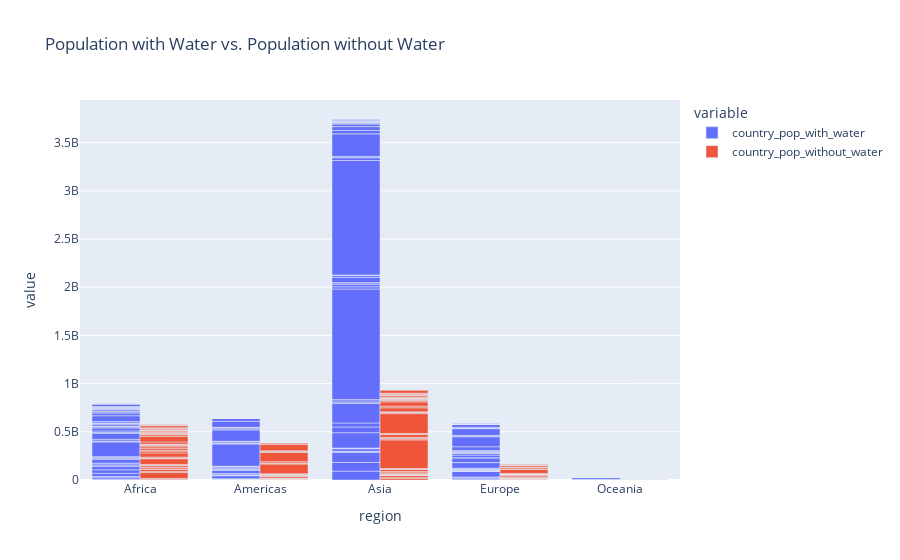

Notebook code cell kept with this figure:
### Code cell
# create stacked bar chart, stacking  "country_pop_with_water", and "country_pop_without_water" on the y axis as two bars. Using region as the x axis.
# px.bar(df_countries, x="region", y=["country_pop_with_water", "country_pop_without_water"], title="Population with Water vs. Population without Water", hover_data=["Entity"])

# create the same, but put the bars side by side
px.bar(df_countries, x="region", y=["country_pop_with_water", "country_pop_without_water"], barmode="group", title="Population with Water vs. Population without Water", hover_data=["Entity"])

### Figure 1 — Plotly figure (JSON) as saved in the notebook; plotly's stock layout.template omitted (floating-point values rounded to 4 significant figures; data arrays with more than 128 entries replaced by an {"elided": "..."} marker saying what was removed)
{"data": [{"alignmentgroup": "True", "customdata": {"elided": "189x1 str values"}, "hovertemplate": "variable=country_pop_with_water<br>region=%{x}<br>value=%{y}<br>Entity=%{customdata[0]}<extra></extra>", "legendgroup": "country_pop_with_water", "marker": {"color": "#636efa", "pattern": {"shape": ""}}, "name": "country_pop_with_water", "offsetgroup": "country_pop_with_water", "orientation": "v", "showlegend": true, "textposition": "auto", "type": "bar", "x": {"elided": "189 str values"}, "xaxis": "x", "y": {"elided": "189 float values"}, "yaxis": "y"}, {"alignmentgroup": "True", "customdata": {"elided": "189x1 str values"}, "hovertemplate": "variable=country_pop_without_water<br>region=%{x}<br>value=%{y}<br>Entity=%{customdata[0]}<extra></extra>", "legendgroup": "country_pop_without_water", "marker": {"color": "#EF553B", "pattern": {"shape": ""}}, "name": "country_pop_without_water", "offsetgroup": "country_pop_without_water", "orientation": "v", "showlegend": true, "textposition": "auto", "type": "bar", "x": {"elided": "189 str values"}, "xaxis": "x", "y": {"elided": "189 float values"}, "yaxis": "y"}], "layout": {"barmode": "group", "legend": {"title": {"text": "variable"}, "tracegroupgap": 0}, "title": {"text": "Population with Water vs. Population without Water"}, "xaxis": {"anchor": "y", "domain": [0, 1], "title": {"text": "region"}}, "yaxis": {"anchor": "x", "domain": [0, 1], "title": {"text": "value"}}}}
